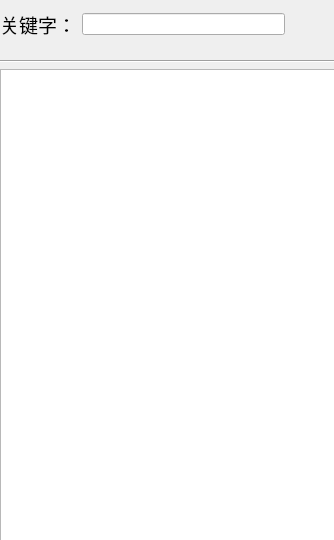
<?xml version="1.0" encoding="UTF-8"?>
<ui version="4.0">
 <class>search</class>
 <widget class="QDialog" name="search">
  <property name="geometry">
   <rect>
    <x>0</x>
    <y>0</y>
    <width>334</width>
    <height>540</height>
   </rect>
  </property>
  <property name="windowTitle">
   <string>Dialog</string>
  </property>
  <widget class="QWidget" name="">
   <property name="geometry">
    <rect>
     <x>0</x>
     <y>10</y>
     <width>331</width>
     <height>29</height>
    </rect>
   </property>
   <layout class="QHBoxLayout" name="horizontalLayout">
    <item>
     <widget class="QLabel" name="label">
      <property name="font">
       <font>
        <family>文泉驿等宽微米黑</family>
        <pointsize>14</pointsize>
       </font>
      </property>
      <property name="text">
       <string>关键字：</string>
      </property>
     </widget>
    </item>
    <item>
     <widget class="QLineEdit" name="lineEdit"/>
    </item>
    <item>
     <widget class="QPushButton" name="searchButton">
      <property name="text">
       <string/>
      </property>
      <property name="flat">
       <bool>true</bool>
      </property>
     </widget>
    </item>
   </layout>
  </widget>
  <widget class="QWidget" name="">
   <property name="geometry">
    <rect>
     <x>0</x>
     <y>60</y>
     <width>341</width>
     <height>491</height>
    </rect>
   </property>
   <layout class="QVBoxLayout" name="verticalLayout">
    <item>
     <widget class="Line" name="line">
      <property name="orientation">
       <enum>Qt::Horizontal</enum>
      </property>
     </widget>
    </item>
    <item>
     <widget class="QListWidget" name="listWidget"/>
    </item>
   </layout>
  </widget>
  <zorder>layoutWidget</zorder>
  <zorder>line</zorder>
  <zorder>searchButton</zorder>
  <zorder>listWidget</zorder>
  <zorder>lineEdit</zorder>
  <zorder>line</zorder>
 </widget>
 <resources/>
 <connections/>
</ui>
